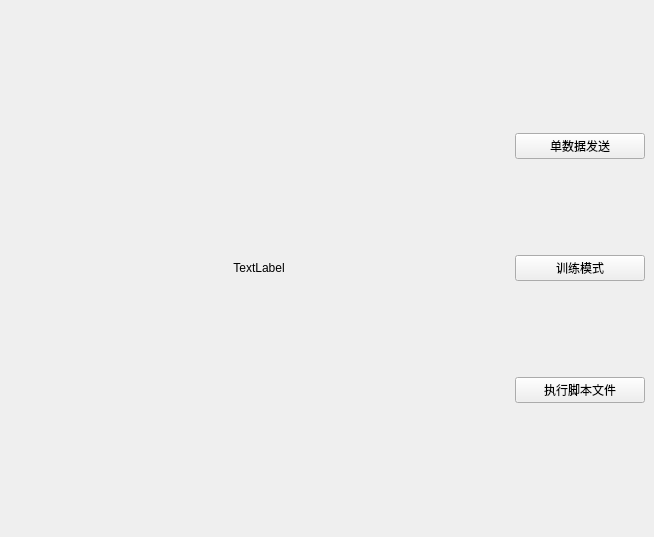
<?xml version="1.0" encoding="UTF-8"?>
<ui version="4.0">
 <class>MainWindow</class>
 <widget class="QMainWindow" name="MainWindow">
  <property name="geometry">
   <rect>
    <x>0</x>
    <y>0</y>
    <width>654</width>
    <height>537</height>
   </rect>
  </property>
  <property name="minimumSize">
   <size>
    <width>0</width>
    <height>0</height>
   </size>
  </property>
  <property name="windowTitle">
   <string>MainWindow</string>
  </property>
  <property name="layoutDirection">
   <enum>Qt::LeftToRight</enum>
  </property>
  <property name="tabShape">
   <enum>QTabWidget::Rounded</enum>
  </property>
  <widget class="QWidget" name="centralwidget">
   <property name="enabled">
    <bool>true</bool>
   </property>
   <layout class="QVBoxLayout" name="verticalLayout_2">
    <item>
     <layout class="QHBoxLayout" name="horizontalLayout">
      <item>
       <widget class="QLabel" name="label_show">
        <property name="enabled">
         <bool>true</bool>
        </property>
        <property name="minimumSize">
         <size>
          <width>500</width>
          <height>450</height>
         </size>
        </property>
        <property name="text">
         <string>TextLabel</string>
        </property>
        <property name="alignment">
         <set>Qt::AlignCenter</set>
        </property>
       </widget>
      </item>
      <item>
       <layout class="QVBoxLayout" name="verticalLayout">
        <item>
         <widget class="QPushButton" name="Button_send">
          <property name="text">
           <string>单数据发送</string>
          </property>
          <property name="iconSize">
           <size>
            <width>16</width>
            <height>16</height>
           </size>
          </property>
          <property name="autoDefault">
           <bool>false</bool>
          </property>
         </widget>
        </item>
        <item>
         <widget class="QPushButton" name="Button_train">
          <property name="text">
           <string>训练模式</string>
          </property>
         </widget>
        </item>
        <item>
         <widget class="QPushButton" name="Button_script">
          <property name="text">
           <string>执行脚本文件</string>
          </property>
         </widget>
        </item>
       </layout>
      </item>
     </layout>
    </item>
   </layout>
  </widget>
  <widget class="QMenuBar" name="menubar">
   <property name="geometry">
    <rect>
     <x>0</x>
     <y>0</y>
     <width>654</width>
     <height>36</height>
    </rect>
   </property>
  </widget>
 </widget>
 <resources/>
 <connections/>
</ui>
